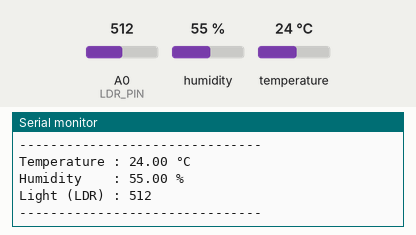
A sketch run on a simulated ESP8266 (NodeMCU). Shown: the last lines printed to the serial monitor. The inputs (shaded band) are chosen by the test bench; at power-on: humidity 55 %, A0 (LDR_PIN) = 512, temperature 24 °C.

Above: at 1.2 s.
1.3 s: humidity set to 22 %
At 2.7 s:
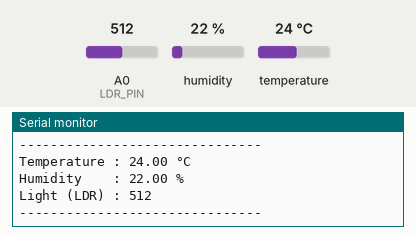
2.8 s: A0 (LDR_PIN) set to 716
At 4.1 s:
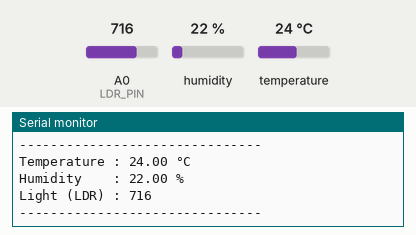
4.3 s: temperature set to 12 °C
5.8 s: A0 (LDR_PIN) set to 900
At 7.1 s:
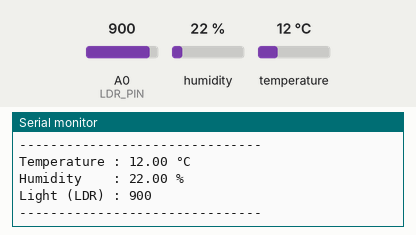
7.3 s: humidity set to 40 %
At 9.4 s:
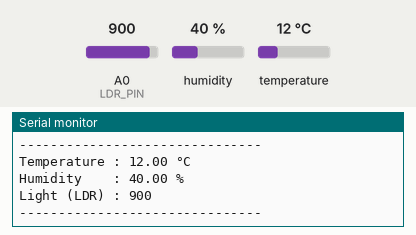
Timing chart, 0 to 9.8 s (numbered marks = the images above; inputs shaded):
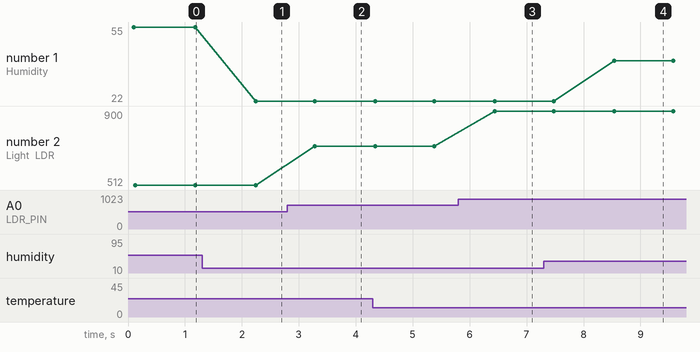

The sketch:

Day4_Sensor_Test.ino
```cpp
#include <DHT.h>

// =========================
// PIN SENSOR
// =========================
#define DHTPIN D5
#define DHTTYPE DHT11

#define LDR_PIN A0

// =========================
// DHT OBJECT
// =========================
DHT dht(DHTPIN, DHTTYPE);

void setup() {
  Serial.begin(9600);

  dht.begin();

  Serial.println();
  Serial.println("================================");
  Serial.println("     MINI TELEMETRY SYSTEM");
  Serial.println("     SENSOR TEST - DAY 4");
  Serial.println("================================");
  Serial.println("DHT11 + LDR");
  Serial.println();
}

void loop() {

  // =========================
  // BACA DHT11
  // =========================
  float temperature = dht.readTemperature();
  float humidity = dht.readHumidity();

  // =========================
  // BACA LDR
  // =========================
  int light = analogRead(LDR_PIN);

  // =========================
  // CEK DHT11
  // =========================
  if (isnan(temperature) || isnan(humidity)) {
    Serial.println("ERROR: DHT11 tidak terbaca!");
  }
  else {
    Serial.print("Temperature : ");
    Serial.print(temperature);
    Serial.println(" °C");

    Serial.print("Humidity    : ");
    Serial.print(humidity);
    Serial.println(" %");
  }

  // =========================
  // TAMPILKAN LDR
  // =========================
  Serial.print("Light (LDR) : ");
  Serial.println(light);

  Serial.println("-------------------------------");

  // Update setiap 1 detik
  delay(1000);
}
```

Measured:
- after the input at 1.3 s, the serial monitor: prints a new line after 0.94 s (image 1)
- after the input at 2.8 s, the serial monitor: prints a new line after 0.48 s (image 2)
- after the input at 5.8 s, the serial monitor: prints a new line after 0.64 s (image 3)
- after the input at 7.3 s, the serial monitor: prints a new line after 1.2 s (image 4)
- plotted number 1: 55 → 22 after the input at 1.3 s, 22 → 40 after the input at 7.3 s
- plotted number 2: 512 → 716 after the input at 2.8 s, 716 → 900 after the input at 5.8 s
